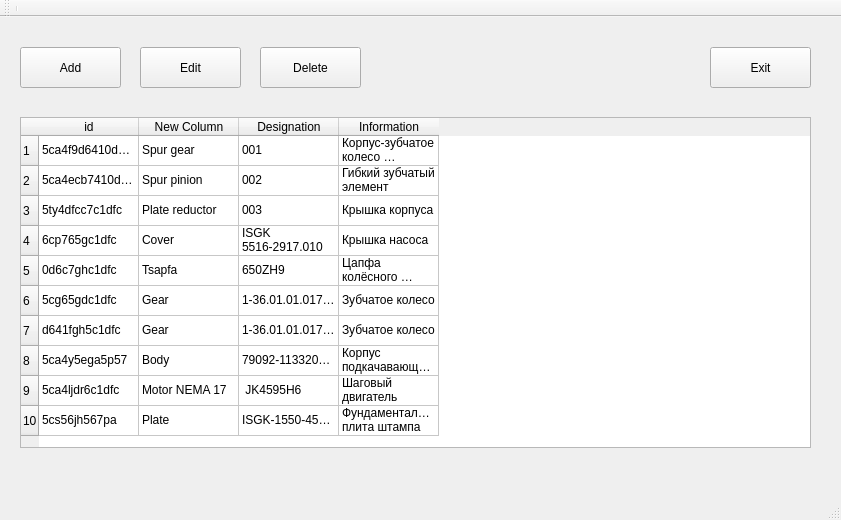
<?xml version="1.0" encoding="UTF-8"?>
<ui version="4.0">
 <class>MainWindow</class>
 <widget class="QMainWindow" name="MainWindow">
  <property name="geometry">
   <rect>
    <x>0</x>
    <y>0</y>
    <width>841</width>
    <height>520</height>
   </rect>
  </property>
  <property name="windowTitle">
   <string>MainWindow</string>
  </property>
  <widget class="QWidget" name="centralWidget">
   <widget class="QPushButton" name="AddButton">
    <property name="geometry">
     <rect>
      <x>20</x>
      <y>30</y>
      <width>101</width>
      <height>41</height>
     </rect>
    </property>
    <property name="text">
     <string>Add</string>
    </property>
   </widget>
   <widget class="QPushButton" name="DeleteButton">
    <property name="geometry">
     <rect>
      <x>260</x>
      <y>30</y>
      <width>101</width>
      <height>41</height>
     </rect>
    </property>
    <property name="text">
     <string>Delete</string>
    </property>
   </widget>
   <widget class="QPushButton" name="EditButton">
    <property name="geometry">
     <rect>
      <x>140</x>
      <y>30</y>
      <width>101</width>
      <height>41</height>
     </rect>
    </property>
    <property name="text">
     <string>Edit</string>
    </property>
   </widget>
   <widget class="QTableWidget" name="tableWidget">
    <property name="geometry">
     <rect>
      <x>20</x>
      <y>100</y>
      <width>791</width>
      <height>331</height>
     </rect>
    </property>
    <property name="contextMenuPolicy">
     <enum>Qt::CustomContextMenu</enum>
    </property>
    <property name="midLineWidth">
     <number>-1</number>
    </property>
    <property name="editTriggers">
     <set>QAbstractItemView::NoEditTriggers</set>
    </property>
    <property name="selectionMode">
     <enum>QAbstractItemView::SingleSelection</enum>
    </property>
    <property name="selectionBehavior">
     <enum>QAbstractItemView::SelectRows</enum>
    </property>
    <property name="horizontalScrollMode">
     <enum>QAbstractItemView::ScrollPerPixel</enum>
    </property>
    <row>
     <property name="text">
      <string>1</string>
     </property>
    </row>
    <row>
     <property name="text">
      <string>2</string>
     </property>
    </row>
    <row>
     <property name="text">
      <string>3</string>
     </property>
    </row>
    <row>
     <property name="text">
      <string>4</string>
     </property>
    </row>
    <row>
     <property name="text">
      <string>5</string>
     </property>
    </row>
    <row>
     <property name="text">
      <string>6</string>
     </property>
    </row>
    <row>
     <property name="text">
      <string>7</string>
     </property>
    </row>
    <row>
     <property name="text">
      <string>8</string>
     </property>
    </row>
    <row>
     <property name="text">
      <string>9</string>
     </property>
    </row>
    <row>
     <property name="text">
      <string>10</string>
     </property>
    </row>
    <column>
     <property name="text">
      <string>id</string>
     </property>
    </column>
    <column>
     <property name="text">
      <string>New Column</string>
     </property>
    </column>
    <column>
     <property name="text">
      <string>Designation</string>
     </property>
    </column>
    <column>
     <property name="text">
      <string>Information</string>
     </property>
    </column>
    <item row="0" column="0">
     <property name="text">
      <string>5ca4f9d6410d6c1dfcc7a599</string>
     </property>
    </item>
    <item row="0" column="1">
     <property name="text">
      <string>Spur gear</string>
     </property>
    </item>
    <item row="0" column="2">
     <property name="text">
      <string>001</string>
     </property>
    </item>
    <item row="0" column="3">
     <property name="text">
      <string>Корпус-зубчатое колесо волнового редуктора</string>
     </property>
    </item>
    <item row="1" column="0">
     <property name="text">
      <string>5ca4ecb7410d6c1a9c6a80ea</string>
     </property>
    </item>
    <item row="1" column="1">
     <property name="text">
      <string>Spur pinion</string>
     </property>
    </item>
    <item row="1" column="2">
     <property name="text">
      <string>002</string>
     </property>
    </item>
    <item row="1" column="3">
     <property name="text">
      <string>Гибкий зубчатый элемент</string>
     </property>
    </item>
    <item row="2" column="0">
     <property name="text">
      <string>5ty4dfcc7c1dfc</string>
     </property>
    </item>
    <item row="2" column="1">
     <property name="text">
      <string>Plate reductor</string>
     </property>
    </item>
    <item row="2" column="2">
     <property name="text">
      <string>003</string>
     </property>
    </item>
    <item row="2" column="3">
     <property name="text">
      <string>Крышка корпуса</string>
     </property>
    </item>
    <item row="3" column="0">
     <property name="text">
      <string>6cp765gc1dfc</string>
     </property>
    </item>
    <item row="3" column="1">
     <property name="text">
      <string>Cover</string>
     </property>
    </item>
    <item row="3" column="2">
     <property name="text">
      <string>ISGK 5516-2917.010</string>
     </property>
    </item>
    <item row="3" column="3">
     <property name="text">
      <string>Крышка насоса</string>
     </property>
    </item>
    <item row="4" column="0">
     <property name="text">
      <string>0d6c7ghc1dfc</string>
     </property>
    </item>
    <item row="4" column="1">
     <property name="text">
      <string>Tsapfa</string>
     </property>
    </item>
    <item row="4" column="2">
     <property name="text">
      <string>650ZH9</string>
     </property>
    </item>
    <item row="4" column="3">
     <property name="text">
      <string>Цапфа колёсного редуктора</string>
     </property>
    </item>
    <item row="5" column="0">
     <property name="text">
      <string>5cg65gdc1dfc</string>
     </property>
    </item>
    <item row="5" column="1">
     <property name="text">
      <string>Gear</string>
     </property>
    </item>
    <item row="5" column="2">
     <property name="text">
      <string>1-36.01.01.017.002</string>
     </property>
    </item>
    <item row="5" column="3">
     <property name="text">
      <string>Зубчатое колесо</string>
     </property>
    </item>
    <item row="6" column="0">
     <property name="text">
      <string>d641fgh5c1dfc</string>
     </property>
    </item>
    <item row="6" column="1">
     <property name="text">
      <string>Gear</string>
     </property>
    </item>
    <item row="6" column="2">
     <property name="text">
      <string>1-36.01.01.017.005</string>
     </property>
    </item>
    <item row="6" column="3">
     <property name="text">
      <string>Зубчатое колесо</string>
     </property>
    </item>
    <item row="7" column="0">
     <property name="text">
      <string>5ca4y5egа5р57</string>
     </property>
    </item>
    <item row="7" column="1">
     <property name="text">
      <string>Body</string>
     </property>
    </item>
    <item row="7" column="2">
     <property name="text">
      <string>79092-1133206-10</string>
     </property>
    </item>
    <item row="7" column="3">
     <property name="text">
      <string>Корпус подкачавающего насоса</string>
     </property>
    </item>
    <item row="8" column="0">
     <property name="text">
      <string>5ca4ljdr6c1dfc</string>
     </property>
    </item>
    <item row="8" column="1">
     <property name="text">
      <string>Motor NEMA 17</string>
     </property>
    </item>
    <item row="8" column="2">
     <property name="text">
      <string> JK4595H6</string>
     </property>
    </item>
    <item row="8" column="3">
     <property name="text">
      <string>Шаговый двигатель </string>
     </property>
    </item>
    <item row="9" column="0">
     <property name="text">
      <string>5cs56jh567ра</string>
     </property>
    </item>
    <item row="9" column="1">
     <property name="text">
      <string>Plate</string>
     </property>
    </item>
    <item row="9" column="2">
     <property name="text">
      <string>ISGK-1550-4545.001</string>
     </property>
    </item>
    <item row="9" column="3">
     <property name="text">
      <string>Фундаментальная плита штампа</string>
     </property>
    </item>
   </widget>
   <widget class="QPushButton" name="ExitButton">
    <property name="geometry">
     <rect>
      <x>710</x>
      <y>30</y>
      <width>101</width>
      <height>41</height>
     </rect>
    </property>
    <property name="text">
     <string>Exit</string>
    </property>
   </widget>
  </widget>
  <widget class="QMenuBar" name="menuBar">
   <property name="geometry">
    <rect>
     <x>0</x>
     <y>0</y>
     <width>841</width>
     <height>19</height>
    </rect>
   </property>
  </widget>
  <widget class="QToolBar" name="mainToolBar">
   <attribute name="toolBarArea">
    <enum>TopToolBarArea</enum>
   </attribute>
   <attribute name="toolBarBreak">
    <bool>false</bool>
   </attribute>
   <addaction name="separator"/>
  </widget>
  <widget class="QStatusBar" name="statusBar"/>
 </widget>
 <layoutdefault spacing="6" margin="11"/>
 <resources/>
 <connections/>
</ui>
